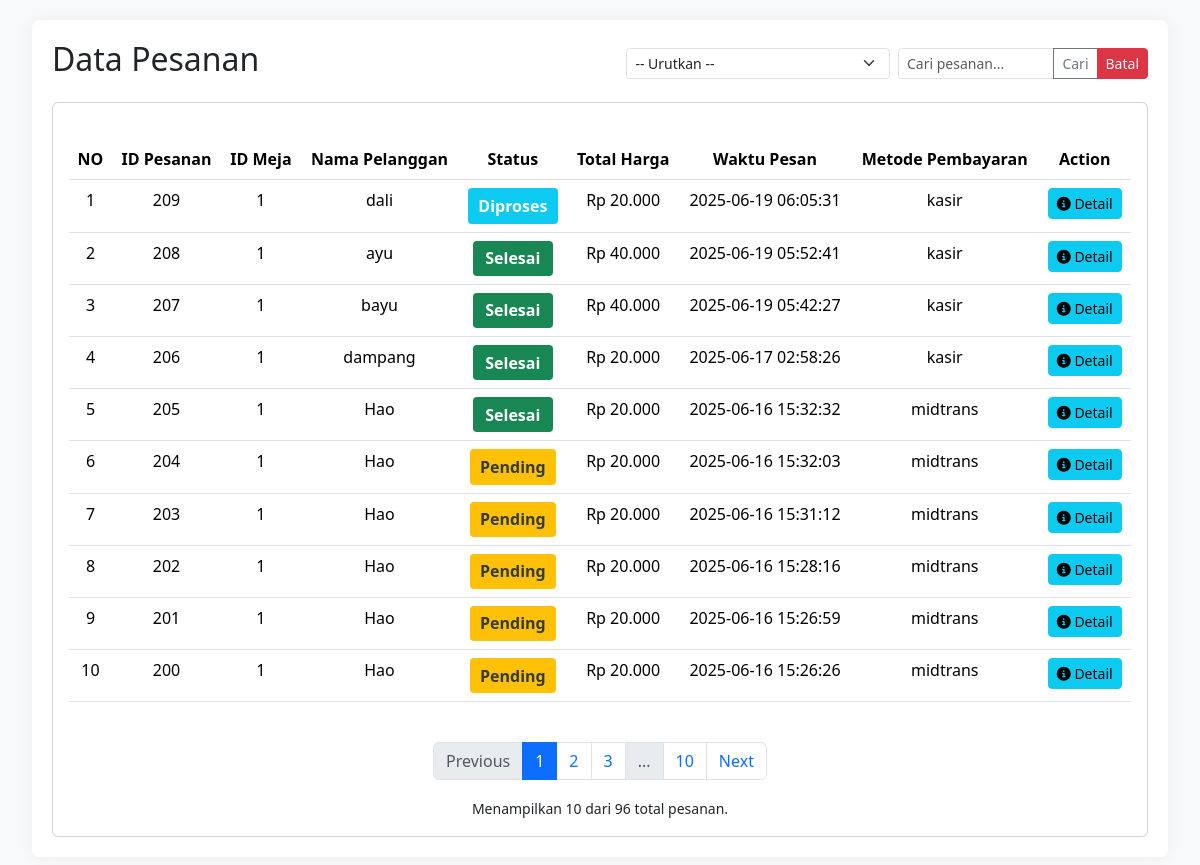
The app's page /kasir/index.php with its own data.
### tables this page shows
CREATE TABLE `pesanan` (
  `id_pesanan` int(11) NOT NULL,
  `id_meja` int(11) DEFAULT NULL,
  `id_pelanggan` int(11) DEFAULT NULL,
  `status` enum('pending','diproses','selesai','dibatalkan') DEFAULT 'pending',
  `total_harga` int(10) NOT NULL,
  `waktu_pesan` timestamp NOT NULL DEFAULT current_timestamp(),
  `metode_pembayaran` enum('kasir','midtrans') NOT NULL DEFAULT 'kasir'
);

CREATE TABLE `pelanggan` (
  `id_pelanggan` int(11) NOT NULL,
  `nama` varchar(255) NOT NULL,
  `notelepon` varchar(20) DEFAULT NULL,
  `waktu_masuk` timestamp NOT NULL DEFAULT current_timestamp()
);

### kasir/index.php (the view, shortened to what this page needs)
<?php
include 'koneksi.php';
$rows_per_page = 10;
$current_page = isset($_GET['page']) && is_numeric($_GET['page']) ? (int)$_GET['page'] : 1;
$current_page = max(1, $current_page);
$search_term = isset($_GET['search']) ? trim($_GET['search']) : '';
$sort_by = isset($_GET['sort']) ? $_GET['sort'] : '';
$order_by = 'p.id_pesanan DESC';
switch ($sort_by) {
    default: $order_by = 'p.id_pesanan DESC'; $sort_by = '';
}
$select_error_msg = null;
$total_rows = 0;
$base_query_select = "
    SELECT
        p.id_pesanan,
        p.id_meja,
        p.id_pelanggan,
        p.status,
        p.total_harga,
        p.waktu_pesan,
        p.metode_pembayaran,
        pl.nama AS nama_pelanggan
    FROM
        pesanan p
    LEFT JOIN
        pelanggan pl ON p.id_pelanggan = pl.id_pelanggan
";
$base_query_count = "
    FROM
        pesanan p
    LEFT JOIN
        pelanggan pl ON p.id_pelanggan = pl.id_pelanggan
    LEFT JOIN
        meja m ON p.id_meja = m.id_meja
";
$where_clause = "";
$bindings = [];
$binding_types = "";
$sql_count = "SELECT COUNT(*) AS total_rows " . $base_query_count . $where_clause;
$stmt_count = $conn->prepare($sql_count);
if ($stmt_count === false) {
    $select_error_msg = "COUNT Prepare failed: " . $conn->error;
} else {
    if ($select_error_msg === null && !$stmt_count->execute()) {
        $select_error_msg = "COUNT Execute failed: " . $stmt_count->error;
    } else if ($select_error_msg === null) {
        $result_count = $stmt_count->get_result();
        if($result_count) {
            $row_count_assoc = $result_count->fetch_assoc();
            $total_rows = $row_count_assoc ? $row_count_assoc['total_rows'] : 0;
        } else {
            $select_error_msg = "COUNT Get result failed: " . $conn->error;
        }
    }
}
$total_pages = ($rows_per_page > 0 && $total_rows > 0) ? ceil($total_rows / $rows_per_page) : 1;
$total_pages = max(1, $total_pages);
$current_page = min($current_page, $total_pages);
$current_page = max(1, $current_page);
$offset = ($current_page - 1) * $rows_per_page;
$offset = max(0, $offset);
$sql_select = $base_query_select . $where_clause . " ORDER BY " . $order_by . " LIMIT ?, ?";
$stmt_select = $conn->prepare($sql_select);
$result_select = null;
if ($stmt_select === false) {
    $select_error_msg = "SELECT Prepare failed: " . $conn->error;
} else {
    $select_bindings = $bindings;
    $select_bindings[] = $offset;
    $select_bindings[] = $rows_per_page;
    $select_binding_types = $binding_types . "ii";
    $bind_params_select = [$select_binding_types];
    foreach($select_bindings as &$bind_value){
        $bind_params_select[] = &$bind_value;
    }
    if (!call_user_func_array([$stmt_select, 'bind_param'], $bind_params_select)) {
        $select_error_msg = "SELECT Bind param failed: " . $stmt_select->error;
    }
    if ($select_error_msg === null && !$stmt_select->execute()) {
        $select_error_msg = "SELECT Execute failed: " . $stmt_select->error;
        $result_select = null;
    } else if ($select_error_msg === null) {
        $result_select = $stmt_select->get_result();
    }
}
?>
<!DOCTYPE html>
<html lang="id">
<head>
    <link href="https://cdn.jsdelivr.net/npm/bootstrap@5.3.3/dist/css/bootstrap.min.css" rel="stylesheet">
    <link rel="stylesheet" href="https://cdnjs.cloudflare.com/ajax/libs/font-awesome/6.5.2/css/all.min.css" />
</head>
<body>
    <div class="container-scroller">
        <div class="container-fluid page-body-wrapper">
            <div class="main-panel">
                <div class="content-wrapper">
                    <div class="d-flex flex-wrap justify-content-between align-items-center mb-3">
                        <div class="header-left">
                            <h2>Data Pesanan</h2>
                        </div>
                        <div class="d-flex align-items-center">
                            <select id="sortSelect" class="form-select form-select-sm me-2" onchange="applyFilterSort()" style="min-width: 200px;">
                                <option value="">-- Urutkan --</option>
                            </select>
                            <div class="input-group input-group-sm" style="min-width: 250px;">
                                <input type="text" id="searchInput" class="form-control" placeholder="Cari pesanan..." value="<?php echo htmlspecialchars($search_term); ?>" onkeypress="handleSearchKey(event)">
                                <button class="btn btn-outline-secondary" type="button" onclick="applyFilterSort()">Cari</button>
                                <button class="btn btn-danger" type="button" onclick="clearFilterSort()">Batal</button>
                            </div>
                        </div>
                    </div>
                    <?php
                    if ($select_error_msg !== null && trim($select_error_msg) !== '') {
                        echo "<div class='alert alert-danger' role='alert'>" . htmlspecialchars($select_error_msg) . "</div>";
                    } else {
                    ?>
                    <div class='grid-margin stretch-card'>
                        <div class='card'>
                            <div class='card-body'>
                                <div class='table-responsive'>
                                    <table class='table table-hover' id='pesananTable'>
                                        <thead class='text-center'>
                                            <tr>
                                                <th>NO</th>
                                                <th>ID Pesanan</th>
                                                <th>ID Meja</th>
                                                <th>Nama Pelanggan</th>
                                                <th>Status</th>
                                                <th>Total Harga</th>
                                                <th>Waktu Pesan</th>
                                                <th>Metode Pembayaran</th>
                                                <th>Action</th>
                                            </tr>
                                        </thead>
                                        <tbody class='text-center'>
                                            <?php
                                            if ($result_select && ($result_select instanceof mysqli_result) && $result_select->num_rows > 0) {
                                                $row_number = $offset + 1;
                                                while ($row = $result_select->fetch_assoc()) {
                                                    $total_harga_rupiah = "Rp " . number_format($row["total_harga"] ?? 0, 0, ',', '.');
                                                    $nama_pelanggan_tampil = htmlspecialchars($row["nama_pelanggan"] ?? 'N/A');
                                                    $id_meja_tampil = htmlspecialchars($row["id_meja"] ?? 'N/A');
                                                    $current_status_value = htmlspecialchars($row["status"] ?? '');
                                                    $status_text_display = ucfirst($current_status_value);
                                                    $status_class_display = 'status-' . $current_status_value;
                                                    echo "<tr>";
                                                    echo "<td>" . $row_number . "</td>";
                                                    echo "<td>" . htmlspecialchars($row["id_pesanan"]) . "</td>";
                                                    echo "<td>" . $id_meja_tampil . "</td>";
                                                    echo "<td>" . $nama_pelanggan_tampil . "</td>";
                                                    echo "<td>";
                                                    echo "<span class='status-display status-clickable " . $status_class_display . "' data-id='" . htmlspecialchars($row["id_pesanan"]) . "' data-status='" . $current_status_value . "'>";
                                                    echo $status_text_display;
                                                    echo "</span>";
                                                    echo "</td>";
                                                    echo "<td>" . $total_harga_rupiah . "</td>";
                                                    echo "<td>" . htmlspecialchars($row["waktu_pesan"] ?? 'N/A') . "</td>";
                                                    echo "<td>" . htmlspecialchars($row["metode_pembayaran"] ?? 'N/A') . "</td>";
                                                    echo "<td>
                                                            <button class='btn btn-sm btn-info detail-btn' data-id='" . htmlspecialchars($row["id_pesanan"]) . "' type='button'>
                                                                <i class='fas fa-info-circle'></i> Detail
                                                            </button>
                                                        </td>";
                                                    echo "</tr>";
                                                    $row_number++;
                                                }
                                            }
                                            ?>
                                        </tbody>
                                    </table>
                                </div>
                                <?php if ($total_pages > 1) { ?>
                                <nav aria-label="Page navigation">
                                    <ul class="pagination justify-content-center mt-4">
                                        <li class="page-item <?php if ($current_page <= 1) echo 'disabled'; ?>">
                                            <a class="page-link" href="?page=<?php echo max(1, $current_page - 1); echo (!empty($search_term) ? "&search=" . urlencode($search_term) : ''); echo (!empty($sort_by) ? "&sort=" . urlencode($sort_by) : ''); ?>" <?php if ($current_page <= 1) echo 'tabindex="-1" aria-disabled="true"'; ?>>Previous</a>
                                        </li>
                                        <?php
                                        $links_per_side = 2;
                                        $start_page_link = max(1, $current_page - $links_per_side);
                                        $end_page_link = min($total_pages, $current_page + $links_per_side);
                                        for ($i = $start_page_link; $i <= $end_page_link; $i++) { ?>
                                            <li class="page-item <?php if ($i == $current_page) echo 'active'; ?>">
                                                <a class="page-link" href="?page=<?php echo $i; echo (!empty($search_term) ? "&search=" . urlencode($search_term) : ''); echo (!empty($sort_by) ? "&sort=" . urlencode($sort_by) : ''); ?>"><?php echo $i; ?></a>
                                            </li>
                                        <?php }
                                        if ($end_page_link < $total_pages) {
                                            if ($end_page_link < $total_pages - 1) {
                                                echo '<li class="page-item disabled"><span class="page-link">...</span></li>';
                                            }
                                            echo '<li class="page-item"><a class="page-link" href="?page=' . $total_pages;
                                            echo (!empty($search_term) ? "&search=" . urlencode($search_term) : '');
                                            echo (!empty($sort_by) ? "&sort=" . urlencode($sort_by) : '');
                                            echo '">' . $total_pages . '</a></li>';
                                        }
                                        ?>
                                        <li class="page-item <?php if ($current_page >= $total_pages) echo 'disabled'; ?>">
                                            <a class="page-link" href="?page=<?php echo min($total_pages, $current_page + 1); echo (!empty($search_term) ? "&search=" . urlencode($search_term) : ''); echo (!empty($sort_by) ? "&sort=" . urlencode($sort_by) : ''); ?>" <?php if ($current_page >= $total_pages) echo 'tabindex="-1" aria-disabled="true"'; ?>>Next</a>
                                        </li>
                                    </ul>
                                </nav>
                                <?php } ?>
                                <?php if($total_rows >= 0){ ?>
                                    <div class="text-center mt-2">
                                        <small>Menampilkan <?php echo ($result_select && ($result_select instanceof mysqli_result) ? $result_select->num_rows : 0); ?> dari <?php echo $total_rows; ?> total pesanan.</small>
                                    </div>
                                <?php } ?>
                            </div>
                        </div>
                    </div>
                    <?php } ?>
                </div>
                </div>
            </div>
        </div>
</body>
</html>

### kasir/index.php (style rules this page uses)
body { background-color: #f8f9fa; }
.container-scroller { display: flex; min-height: 100vh; }
.page-body-wrapper { flex-grow: 1; display: flex; }
.main-panel { flex-grow: 1; padding: 20px; }
.content-wrapper { background-color: #fff; border-radius: 8px; padding: 20px; box-shadow: 0 0 15px rgba(0, 0, 0, 0.05); }
.table-responsive { margin-top: 20px; }
.status-display { padding: .35em .65em; border-radius: .25rem; font-weight: 700; cursor: pointer; display: inline-block; min-width: 80px; text-align: center; }
.status-pending { background-color: #ffc107; color: #343a40; }
.status-diproses { background-color: #0dcaf0; color: #fff; }
.status-selesai { background-color: #198754; color: #fff; }

### records on screen
pesanan: id_pesanan "209", id_meja "1", id_pelanggan.nama "dali", status "Diproses", total_harga "Rp 20.000", waktu_pesan "2025-06-19 06:05:31", metode_pembayaran "kasir"
pesanan: id_pesanan "208", id_meja "1", id_pelanggan.nama "ayu", status "Selesai", total_harga "Rp 40.000", waktu_pesan "2025-06-19 05:52:41", metode_pembayaran "kasir"
pesanan: id_pesanan "207", id_meja "1", id_pelanggan.nama "bayu", status "Selesai", total_harga "Rp 40.000", waktu_pesan "2025-06-19 05:42:27", metode_pembayaran "kasir"
pesanan: id_pesanan "206", id_meja "1", id_pelanggan.nama "dampang", status "Selesai", total_harga "Rp 20.000", waktu_pesan "2025-06-17 02:58:26", metode_pembayaran "kasir"
pesanan: id_pesanan "205", id_meja "1", id_pelanggan.nama "Hao", status "Selesai", total_harga "Rp 20.000", waktu_pesan "2025-06-16 15:32:32", metode_pembayaran "midtrans"
pesanan: id_pesanan "204", id_meja "1", id_pelanggan.nama "Hao", status "Pending", total_harga "Rp 20.000", waktu_pesan "2025-06-16 15:32:03", metode_pembayaran "midtrans"
pesanan: id_pesanan "203", id_meja "1", id_pelanggan.nama "Hao", status "Pending", total_harga "Rp 20.000", waktu_pesan "2025-06-16 15:31:12", metode_pembayaran "midtrans"
pesanan: id_pesanan "202", id_meja "1", id_pelanggan.nama "Hao", status "Pending", total_harga "Rp 20.000", waktu_pesan "2025-06-16 15:28:16", metode_pembayaran "midtrans"
pesanan: id_pesanan "201", id_meja "1", id_pelanggan.nama "Hao", status "Pending", total_harga "Rp 20.000", waktu_pesan "2025-06-16 15:26:59", metode_pembayaran "midtrans"
pesanan: id_pesanan "200", id_meja "1", id_pelanggan.nama "Hao", status "Pending", total_harga "Rp 20.000", waktu_pesan "2025-06-16 15:26:26", metode_pembayaran "midtrans"

### other values on screen
$total_pages "10"
$result_select->num_rows "10"
$total_rows "96"
